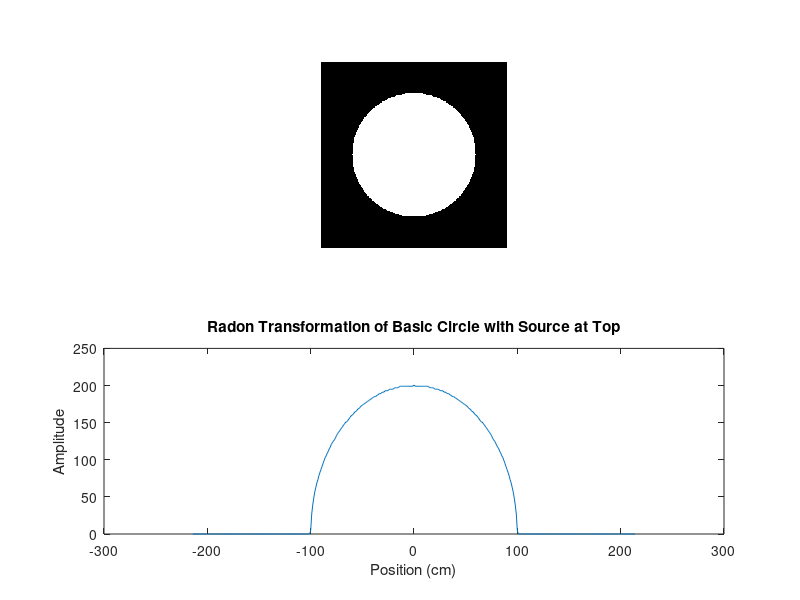
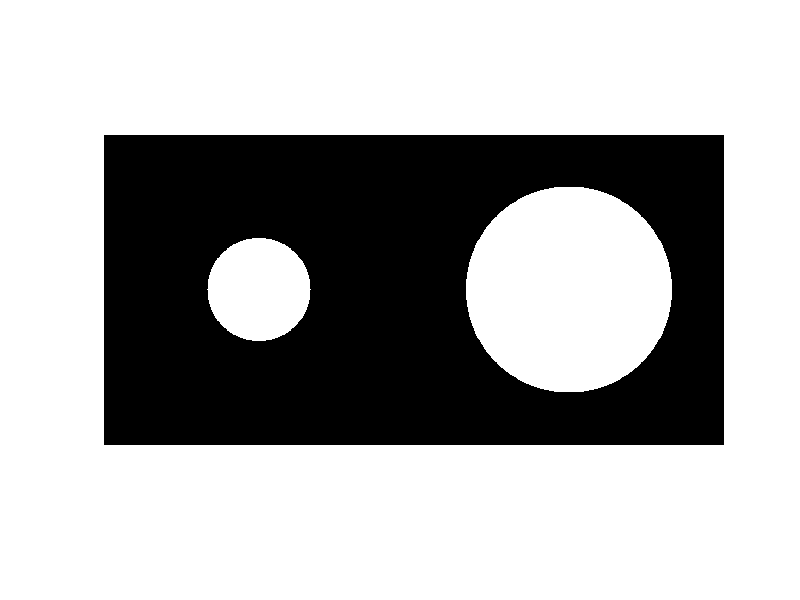
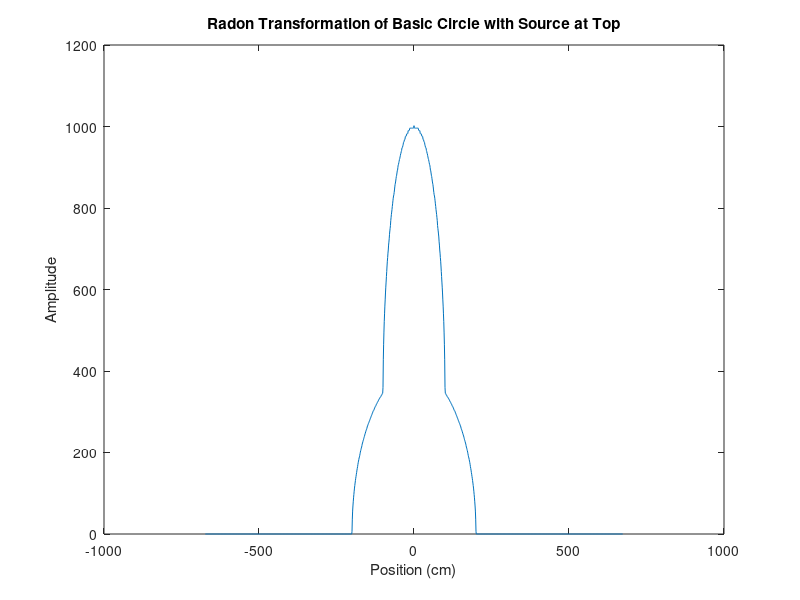

The MATLAB source for these figures, in order:
%% Kyle King

%% Question 1
% Repurposed from: http://www.mathworks.com/matlabcentral/newsreader/view_thread/71740
clc, clear all
close all

step = 0.01; % index of image quality

% Set circle parameters
radius0 = 1; coefficient0 = 1;
maxCoord = radius0 + 0.5;

% Create two matrices with values for each coordinate of the matrix
[X0, Y0] = meshgrid(-maxCoord:step:maxCoord, -maxCoord:step:maxCoord);
% Calculate the comlpex magnitude from center coordinate
I0 = abs([X0 + Y0*i]);
% Find all complex magintudes within the radius of desired circle
I0(find(I0 <= radius0)) = coefficient0;
I0(find(I0 > radius0)) = 0;
% Take the radon transform
[R0, xp0] = radon(I0, 0); % 0 - directly from above
% Show the created image, then plot the transform
figure, subplot(2,1,1), imshow(I0)
subplot(2,1,2), plot(xp0, R0);
title('Radon Transformation of Basic Circle with Source at Top'),
xlabel('Position (cm)'), ylabel('Amplitude')


% Set circle parameters
radius = [1,2]; coefficient = [3,1];
maxCoord = radius(2) + 1; % Match the dimensions of each matrix
% Account for when radius < coefficient by creating an arbitrary scalar value
arbit = 10;

% Create two matrices with values for each coordinate of the matrix
[X1, Y1] = meshgrid(-maxCoord:step:maxCoord, -maxCoord:step:maxCoord);
% Calculate the comlpex magnitude from center coordinate
I1 = abs([X1 + Y1*i]);
% Find all complex magintudes within the radius of desired circle and account for when radius < coefficient
I1(find(I1 > radius(1))) = radius(1)*arbit;
I1(find(I1 <= radius(1))) = coefficient(1);
I1(find(I1 == radius(1)*arbit)) = 0;

% Repeat for the second circle
[X2, Y2] = meshgrid(-maxCoord:step:maxCoord, -maxCoord:step:maxCoord);
I2 = abs([X2 + Y2*i]);
I2(find(I2 > radius(2))) = radius(2)*arbit;
I2(find(I2 <= radius(2))) = coefficient(2);
I2(find(I2 == radius(2)*arbit)) = 0;

% figure, subplot(1,2,1), imshow(I1), subplot(1,2,2), imshow(I2)
I = [I1, I2]; % combine the two circles side-by side with aligned center coordinate
figure, imshow(I)
[R, xp] = radon(I, 90); % 0 - directly from above (believe this is ccw)
figure, plot(xp, R);
title('Radon Transformation of Basic Circle with Source at Top'),
xlabel('Position (cm)'), ylabel('Amplitude')